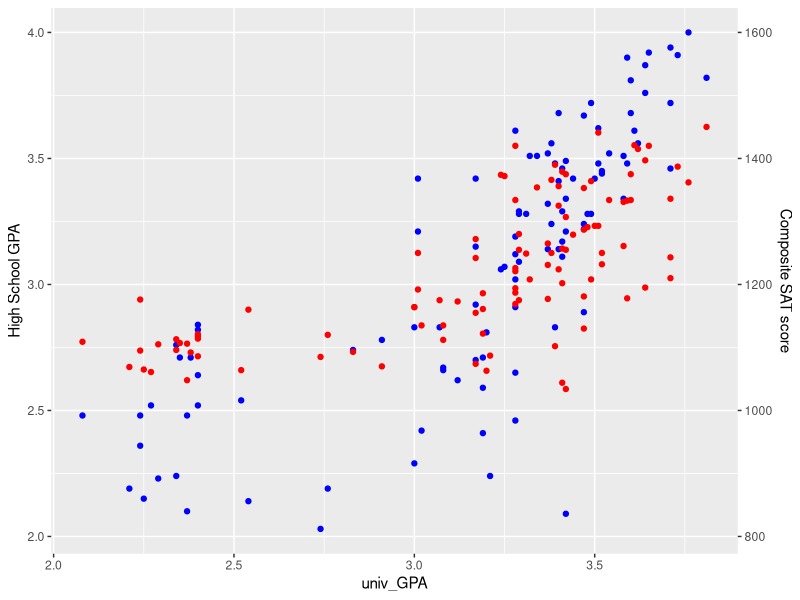
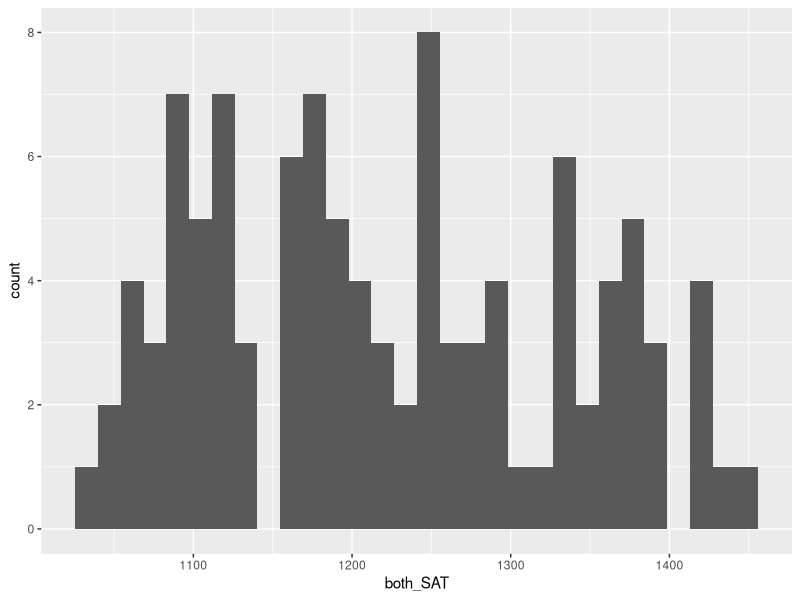
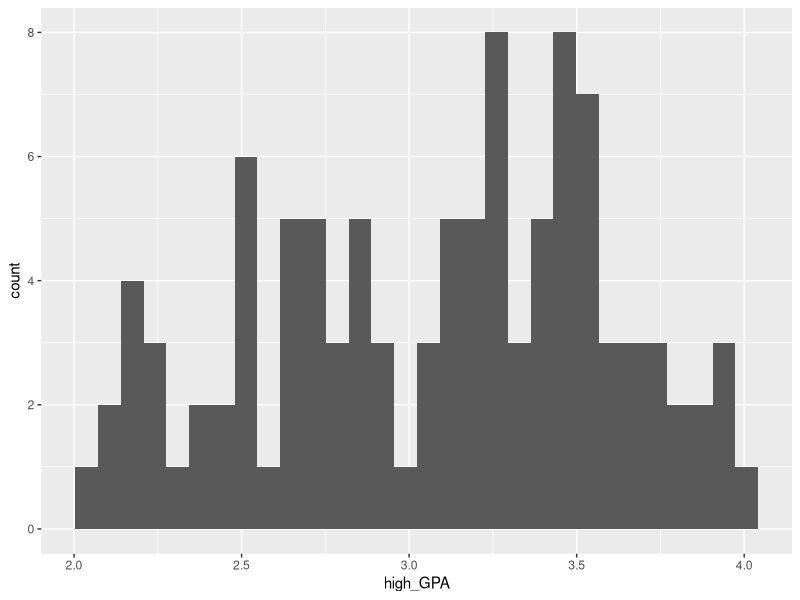
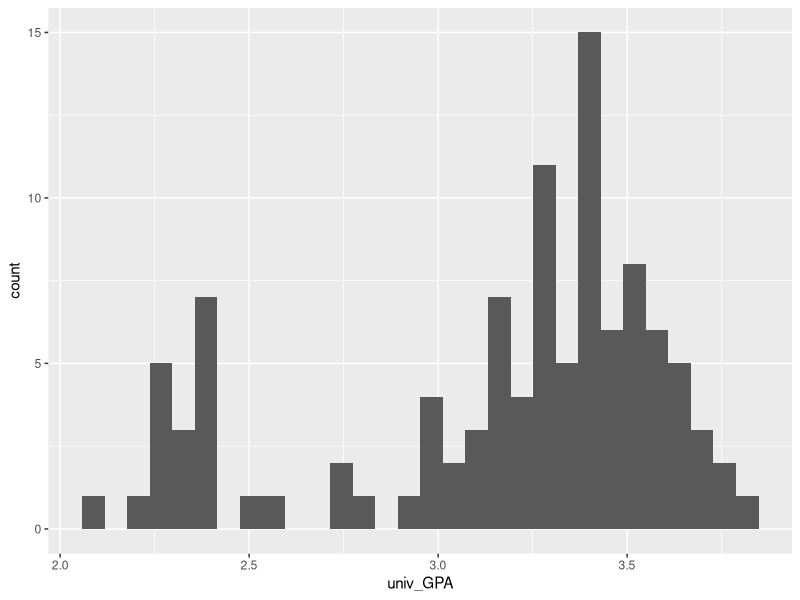

The R script that drew these images, in order:
## ---- chunk 1
library(tidyverse)
library(readxl)
library(broom)
library(modelr)
library(rsample)
## ---- chunk 2
## TODO:
df_sat <- 
  read_excel("./data/sat.xls")

## TODO: Do your "first checks"
df_sat
## ---- chunk 3
## NOTE: No need to edit this
df_composite <-
  df_sat %>%
  mutate(both_SAT = math_SAT + verb_SAT)
## ---- chunk 4
## TODO:
coeff <- 400

df_composite %>% 
  ggplot(aes(x = univ_GPA)) +
    geom_point(aes(y = high_GPA), color = "blue") +
    geom_point(aes(y = both_SAT/coeff), color = "red") +
  scale_y_continuous(
    name = "High School GPA",
    
    sec.axis = sec_axis(trans = ~.*coeff, name = "Composite SAT score")
  )

## ---- chunk 5
ggplot(df_composite) +
geom_histogram(aes(x = both_SAT))

ggplot(df_composite) +
geom_histogram(aes(x = high_GPA))

ggplot(df_composite) +
geom_histogram(aes(x = univ_GPA))

## ---- chunk 6
## TODO: Use the function cor.test() to test the correlations between
##       high_GPA and univ_GPA, as well as between
##       both_SAT and univ_GPA

corr_gpa <- cor.test(df_composite$high_GPA, df_composite$univ_GPA)

corr_sat <- cor.test(df_composite$both_SAT, df_composite$univ_GPA)

corr_gpa
corr_sat
## ---- chunk 7
## TODO: Use the bootstrap to compute a confidence interval for corr[high_GPA, univ_GPA]
# 
# conf_interval <- function(col) {
#   col_mean <- mean(col)
#   std_col <- sd(col)
#   col_se <- std_col / sqrt(length(col))
#   
#   tibble(
#     # term = "col", 
#     # estimate = est,
#     int_lo = col_mean + qnorm(0.005) * col_se,
#     int_hi = col_mean + qnorm(0.995) * col_se
#   )
# }

# df_composite %>% 
#   bootstraps(times = 1000) %>% 
#   mutate(
#     estimates = map_dfr(
#       splits,
#       ~ analysis(.x) %>% summarize(
#         corr_gpa = cor.test(high_GPA, univ_GPA)$estimate,
#         corr_sat = cor.test(both_SAT, univ_GPA)$estimate
#         )
#       )
#   ) %>% 
#   summarize(
#     corr_gpa = estimates %>% pull(corr_gpa),
#     corr_sat = estimates %>% pull(corr_sat)
#   ) %>%
#   summarize(
#     interval_gpa = conf_interval(corr_gpa) %>%
#       rename(c(gpa_lo="int_lo", gpa_hi="int_hi")),
#     interval_sat = conf_interval(corr_sat) %>%
#       rename(c(sat_lo="int_lo", sat_hi="int_hi"))
#   ) %>%
#   unnest(cols = c(interval_gpa, interval_sat))

## TODO: Complete the following helper function to do a bootstrap analysis
corr_high_GPA <- function(split) {
  tibble(
    term = "cor",
    estimate = cor(df_composite$high_GPA, df_composite$univ_GPA)
  )
}
## Use the bootstrap to approximate a CI
df_composite %>%
  bootstraps(times = 1000) %>%
  mutate(estimates = map(splits, corr_high_GPA)) %>%
  int_pctl(estimates)

## ---- chunk 8
## NOTE: No need to edit
set.seed(101)

df_train <-
  df_composite %>%
  rowid_to_column() %>%
  slice_sample(n = 80)

df_validate <-
  df_composite %>%
  rowid_to_column() %>%
  anti_join(
    .,
    df_train,
    by = "rowid"
  )
## ---- chunk 9
## TODO: Fit a model of univ_GPA on the predictor both_SAT
fit_basic <- NA

## NOTE: The following computes confidence intervals on regression coefficients
fit_basic %>%
  tidy(
    conf.int = TRUE,
    conf.level = 0.99
  )
## ---- chunk 10
## TODO: Fit and assess models with predictors both_SAT + high_GPA, and high_GPA alone
